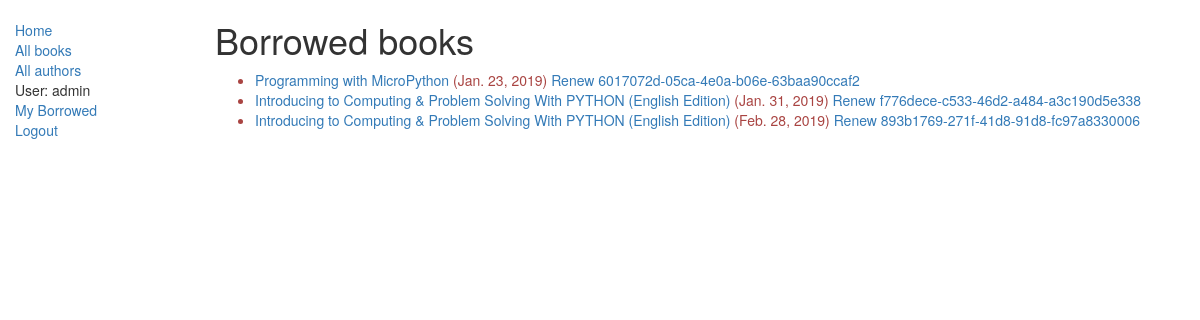
Page /catalogo/mybooks/ (signed in) on the earlier database version.
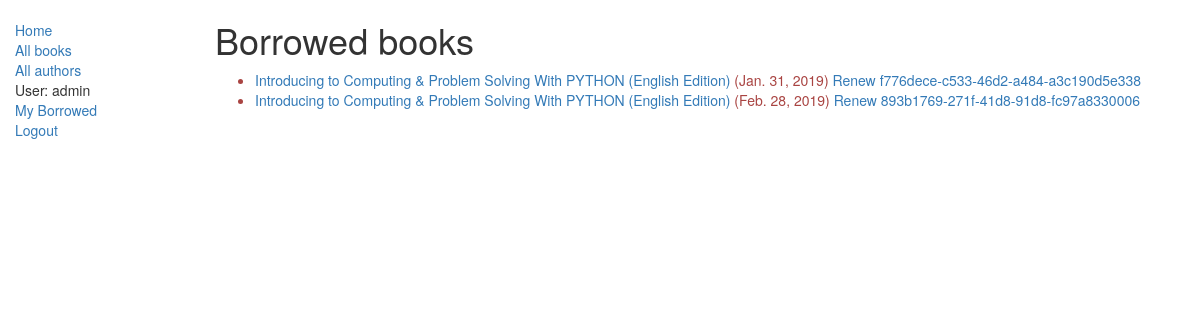
Same page on the later database version.
### catalogo/models.py (models this page shows, shortened)
class BookInstance(models.Model):
	id = models.UUIDField(primary_key=True, default=uuid.uuid4, help_text="ID único para este libro particular en toda la biblioteca")
	book = models.ForeignKey('Book', on_delete=models.SET_NULL, null=True)
	imprint =models.CharField(max_length=200)
	due_back = models.DateField(null=True, blank=True)
	LOAN_STATUS = (
		('m', 'Maintence'),
		('o', 'On loan'),
		('a', 'Availabe'),
		('r', 'Reserved'),
	)
	status = models.CharField(max_length=1,	choices=LOAN_STATUS, blank=True, default='m', help_text='Disponibilidad del libro')
	borrower = models.ForeignKey(User, on_delete=models.SET_NULL, null=True, blank=True)
	class Meta:
		ordering = ["due_back"]
		permissions = (("can_mark_returned", "Set book as returned"),)
	@property
	def is_overdue(self):
		if self.due_back and date.today() > self.due_back:
			return True
		return False

class Book(models.Model):
	title = models.CharField(max_length=200)
	author = models.ForeignKey('Author', on_delete=models.SET_NULL, null=True)
	summary = models.TextField(max_length=1009, help_text="Enter a brief description of the book")
	isbn = models.CharField('ISBN', max_length=13, help_text='13 Character <a href="https://www.isbn-international.org/content/what-isbn"> ISBN numbre</a>')
	genre = models.ManyToManyField(Genre, help_text="Select a genre for his book")
	def display_genre(self):
		"""
        Creates a string for the Genre. This is required to display genre in Admin.
        """
		return ', '.join([ genre.name for genre in self.genre.all()[:3] ])
	display_genre.short_description = 'Genre'

### catalogo/views.py (the view)
class LoanedBooksByUserListView(LoginRequiredMixin,generic.ListView):
	model = BookInstance
	template_name ='catalogo/bookinstance_list_borrowed_user.html'
	paginate_by = 10
	def get_queryset(self):
		return BookInstance.objects.filter(borrower=self.request.user).filter(status__exact='o').order_by('due_back')

### catalogo/templates/catalogo/bookinstance_list_borrowed_user.html
{% extends "base_generic.html" %}
{% block content %}
    <h1>Borrowed books</h1>
    {% if bookinstance_list %}
    <ul>
      {% for bookinst in bookinstance_list %}
      <li class="{% if bookinst.is_overdue %}text-danger{% endif %}">
        <a href="{% url 'book-detail' bookinst.book.pk %}">{{bookinst.book.title}}</a> ({{ bookinst.due_back }})
        {% if perms.catalog.can_mark_returned %}<a href="{% url 'renew-book-librarian' bookinst.id %}">Renew {{bookinst.id}}</a>  {% endif %}
      </li>
      {% endfor %}
    </ul>
    {% else %}
      <p>There are no books borrowed.</p>
    {% endif %}
{% endblock %}

Differences in the rows shown:
no longer on this page (row edited): BookInstance: book "Programming with MicroPython", due_back "Jan. 23, 2019", id "6017072d-05ca-4e0a-b06e-63baa90ccaf2"
